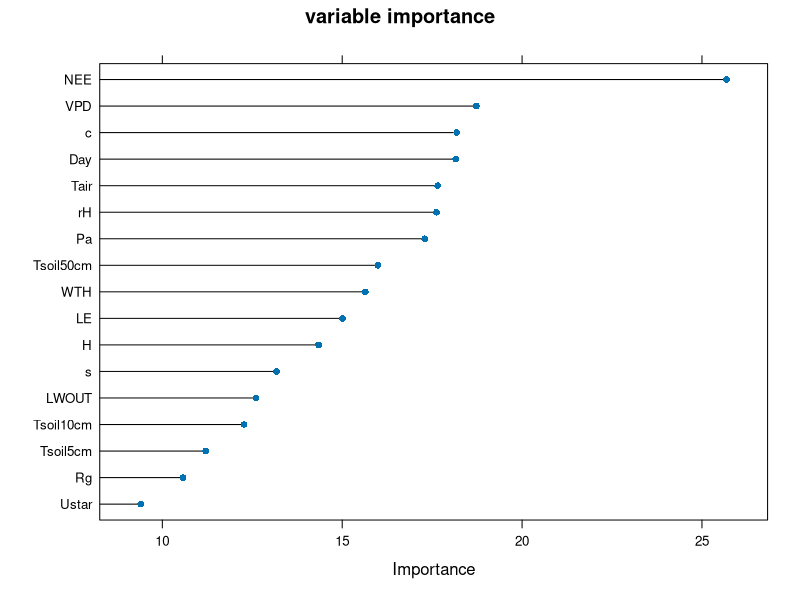
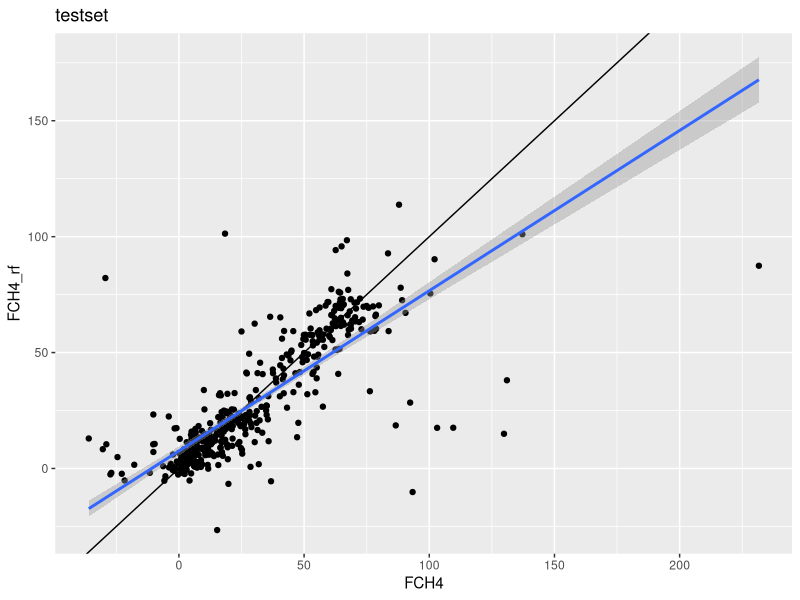
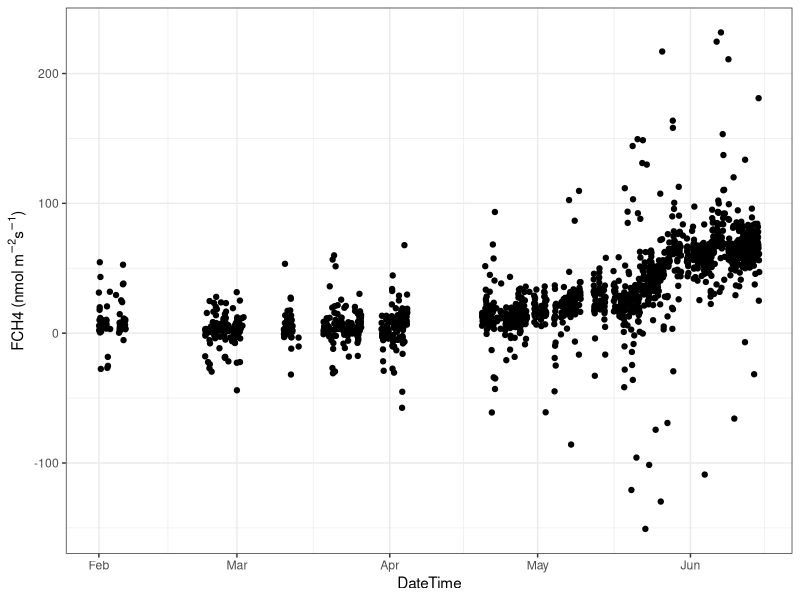
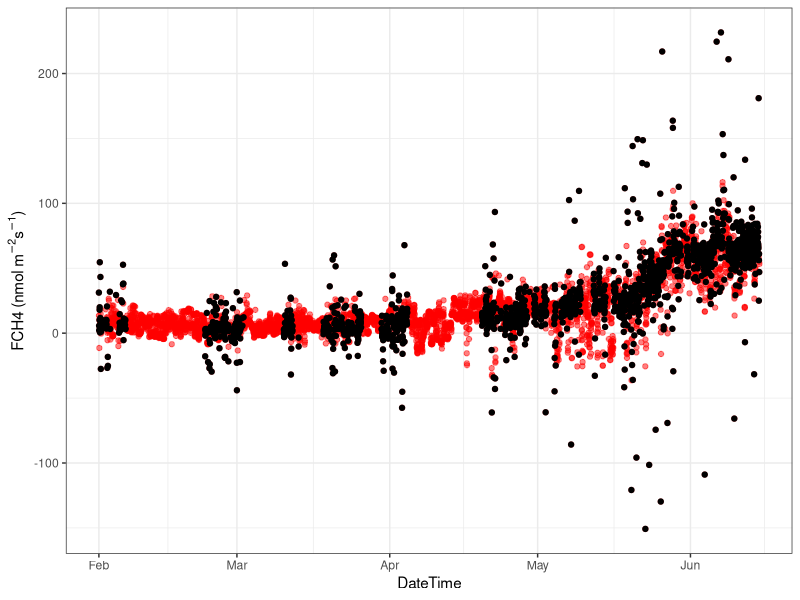
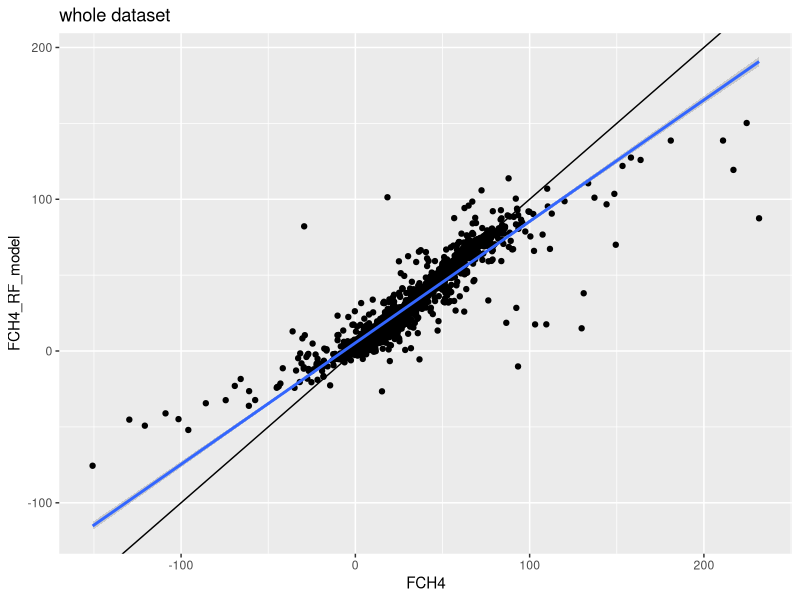

R code for these plots, in order:
# install required libraries
#install.packages('tidyverse') # for data wrangling 
#install.packages('caret') # for machine learning run and tuning
#install.packages('randomForest') # randomforest model

# load libraries
library(tidyverse)
library(caret)

# load dataset
# df includes FCH4 and predictor variables.
# FCH4 should be quality controlled. Other variables should be fully gap-filled.
df <- read.csv("exampleWETBB.csv") 

# variable we need for FCH4 gap-filling
predictors <- c("FCH4", "Ustar","NEE","LE","H","Rg","Tair","Tsoil5cm","Tsoil10cm","Tsoil50cm",
								"rH","VPD","WTH","Pa","LWOUT","s","c","Day")
ML.df <- df %>% select(predictors)

# period when FCH4 is not missing
wm_only <- ML.df[!is.na(ML.df$FCH4), ]

# 75% of data used for model tuning/validation
index <- createDataPartition(wm_only$FCH4, p=0.75, list=F) 
train_set <- wm_only[index,]
test_set <- wm_only[-index,]

############### Random forest run

#### option 1. random forest model with mtry tuning
#Add parallel processing for the fast processing if you want to
# library(parallel)
# library(doParallel)
# cluster <- makeCluster(6)
# registerDoParallel(cluster)
# RF_FCH4 <- train(FCH4 ~ ., data = train_set[,predictors],
# 								 method = "rf",
# 								 preProcess = c("medianImpute"),                #impute missing met data with median
# 								 trControl=trainControl(method = "repeatedcv",   #three-fold cross-validation for model parameters 3 times
# 								 											number = 3,                #other option: "cv" without repetition
# 								 											repeats = 3),
# 								 na.action = na.pass,
# 								 allowParallel=TRUE, # This requires parallel packages. Otherwise you can choose FALSE.
# 								 ntree=400, # can generate more trees
# 								 importance = TRUE)
# RF_FCH4$bestTune
# RF_FCH4$results


#### option 2. random forest model without tuning. 
# (when mtry value is already tunned or using squre root of the number of predictor)
RF_FCH4 <- train(FCH4 ~ ., data = train_set[,predictors],
								 method = "rf",
								 preProcess = c("medianImpute"),  # impute missing met data with median (but it will not be applied since we used gap-filled predictors)
								 trControl = trainControl(method = "none"),
								 tuneGrid=data.frame(mtry=9), # use known mtry value.
								 na.action = na.pass,
								 allowParallel=FALSE,
								 ntree=400, # can generate more trees
								 importance = TRUE)


############### Results
# variable importance
plot(varImp(RF_FCH4, scale = FALSE), main="variable importance")

#generate FCH4_rf predictions for testset
test_set$FCH4_rf <- predict(RF_FCH4, test_set, na.action = na.pass)
regrRF <- lm(test_set$FCH4_rf ~ test_set$FCH4); 
print(summary(regrRF))
ggplot(test_set, aes(x=FCH4, y=FCH4_rf)) + geom_abline(slope = 1, intercept = 0)+
	geom_point() + geom_smooth(method = "lm") + ggtitle("testset")

# whole dataset
result <- data.frame(FCH4 = ML.df$FCH4) # you can add datetime column here if you want to.
result$FCH4_RF_model <- predict(RF_FCH4, ML.df, na.action = na.pass) # FCH4 RF model
result$FCH4_RF_filled <- ifelse(is.na(result$FCH4),result$FCH4_RF_model,result$FCH4) # gap-filled column (true value when it is, gap-filled value when missing)
result$FCH4_RF_residual <- ifelse(is.na(result$FCH4),NA,result$FCH4_RF_model - result$FCH4) # residual (model - obs). can be used for random uncertainty analysis

# time series
result$DateTime <- as.POSIXct(df$DateTime, format = "%Y-%m-%d %H:%M")

result %>% ggplot(aes(DateTime,FCH4)) + geom_point() + 
	theme_bw() + ylab(expression(paste("FCH4 (nmol ", m^-2,s^-1,")")))
result %>% ggplot(aes(DateTime,FCH4_RF_filled)) + geom_point(color="red",alpha=0.5) +
	geom_point(aes(DateTime,FCH4),color="black")+
	theme_bw() + ylab(expression(paste("FCH4 (nmol ", m^-2,s^-1,")")))



# whole data comparison
ggplot(result, aes(x = FCH4, y =FCH4_RF_model)) + geom_abline(slope = 1, intercept = 0)+
	geom_point() + geom_smooth(method = "lm") + ggtitle("whole dataset")
regrRF_whole <- lm(result$FCH4_RF_model ~ result$FCH4);
print(summary(regrRF_whole))

# write result
write.csv(result,"rf_FCH4_gapfilling.csv",row.names = F)

